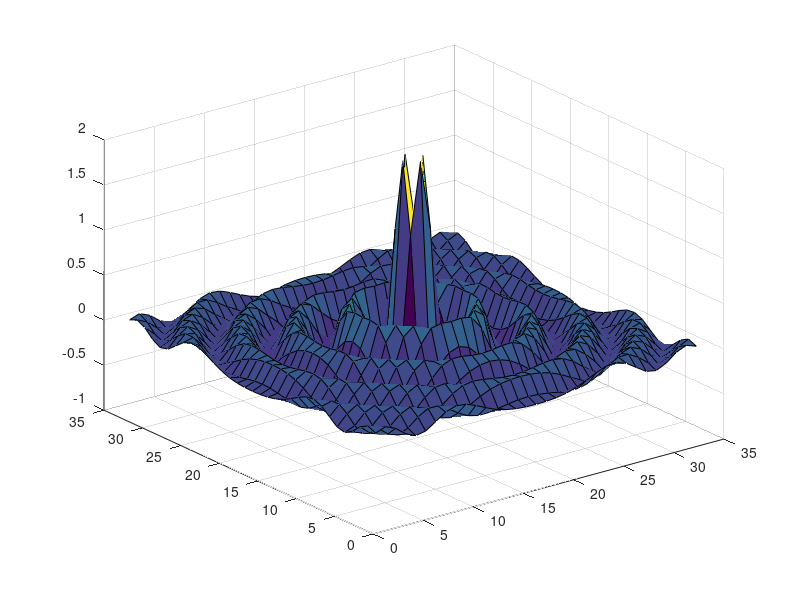

Recreate this plot in MATLAB. (Note: this script raises an error after producing the figure.)
[A, B] = meshgrid(-8:.5:8);
R = sqrt(A.^2 + B.^2);
Z = sin(3*R)./R;
% mesh(Z, 'EdgeColor', 'red');
surf(Z);

image = imread("banner-jurusan.jpg");
imshow(image);